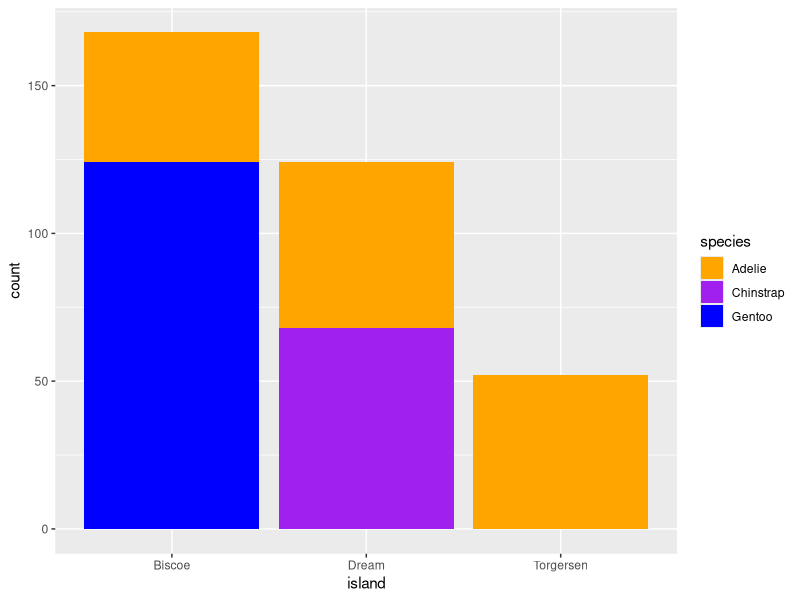
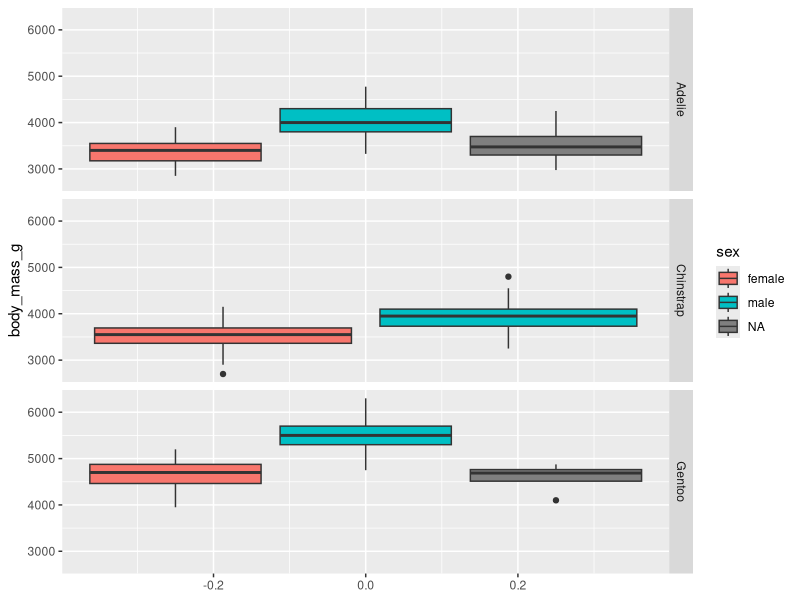

Here is the R script that generated these plots, in order:
## ---- chunk 1
knitr::opts_chunk$set(echo = TRUE)
## ---- chunk 2
install.packages("palmerpenguins")
library(palmerpenguins)
data(package = 'palmerpenguins')
## ---- chunk 3
View(penguins)
## ---- chunk 4
summary(penguins)
## ---- chunk 5
install.packages("ggplot2")
library(ggplot2)

colores <- c("orange", "purple", "blue")

ggplot(data = penguins) + 
  geom_bar(aes(x = island, fill = species)) +
  scale_fill_manual(values = colores)
## ---- chunk 6
ggplot(data = penguins) +
  geom_boxplot(aes(y = body_mass_g, fill = sex)) +
  facet_grid(rows = vars(species))
